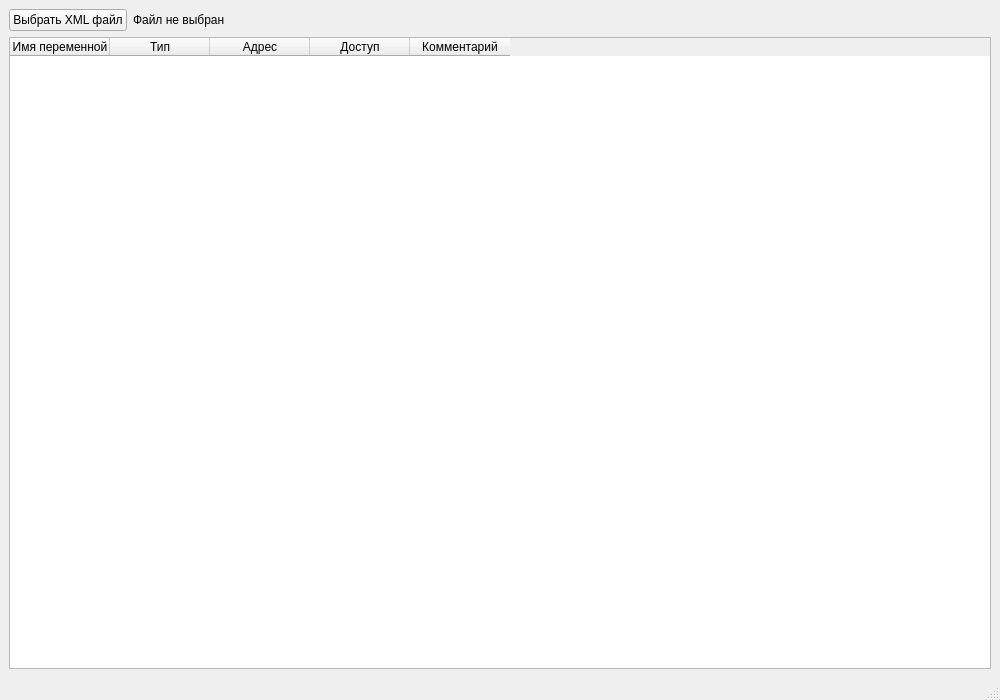
<?xml version="1.0" encoding="UTF-8"?>
<ui version="4.0">
 <class>MainWindow</class>
 <widget class="QMainWindow" name="MainWindow">
  <property name="geometry">
   <rect>
    <x>0</x>
    <y>0</y>
    <width>1000</width>
    <height>700</height>
   </rect>
  </property>
  <property name="windowTitle">
   <string>XML Парсер переменных</string>
  </property>
  <widget class="QWidget" name="centralwidget">
   <layout class="QVBoxLayout" name="verticalLayout">
    <item>
     <layout class="QHBoxLayout" name="horizontalLayout">
      <item>
       <widget class="QPushButton" name="btnSelectFile">
        <property name="text">
         <string>Выбрать XML файл</string>
        </property>
       </widget>
      </item>
      <item>
       <widget class="QLabel" name="labelFileName">
        <property name="text">
         <string>Файл не выбран</string>
        </property>
       </widget>
      </item>
      <item>
       <spacer name="horizontalSpacer">
        <property name="orientation">
         <enum>Qt::Horizontal</enum>
        </property>
        <property name="sizeHint" stdset="0">
         <size>
          <width>40</width>
          <height>20</height>
         </size>
        </property>
       </spacer>
      </item>
     </layout>
    </item>
    <item>
     <widget class="QTableWidget" name="tableVariables">
      <property name="alternatingRowColors">
       <bool>true</bool>
      </property>
      <property name="selectionBehavior">
       <enum>QAbstractItemView::SelectRows</enum>
      </property>
      <property name="sortingEnabled">
       <bool>true</bool>
      </property>
      <column>
       <property name="text">
        <string>Имя переменной</string>
       </property>
      </column>
      <column>
       <property name="text">
        <string>Тип</string>
       </property>
      </column>
      <column>
       <property name="text">
        <string>Адрес</string>
       </property>
      </column>
      <column>
       <property name="text">
        <string>Доступ</string>
       </property>
      </column>
      <column>
       <property name="text">
        <string>Комментарий</string>
       </property>
      </column>
     </widget>
    </item>
   </layout>
  </widget>
  <widget class="QMenuBar" name="menubar">
   <property name="geometry">
    <rect>
     <x>0</x>
     <y>0</y>
     <width>800</width>
     <height>22</height>
    </rect>
   </property>
  </widget>
  <widget class="QStatusBar" name="statusbar"/>
 </widget>
 <resources/>
 <connections/>
</ui>
